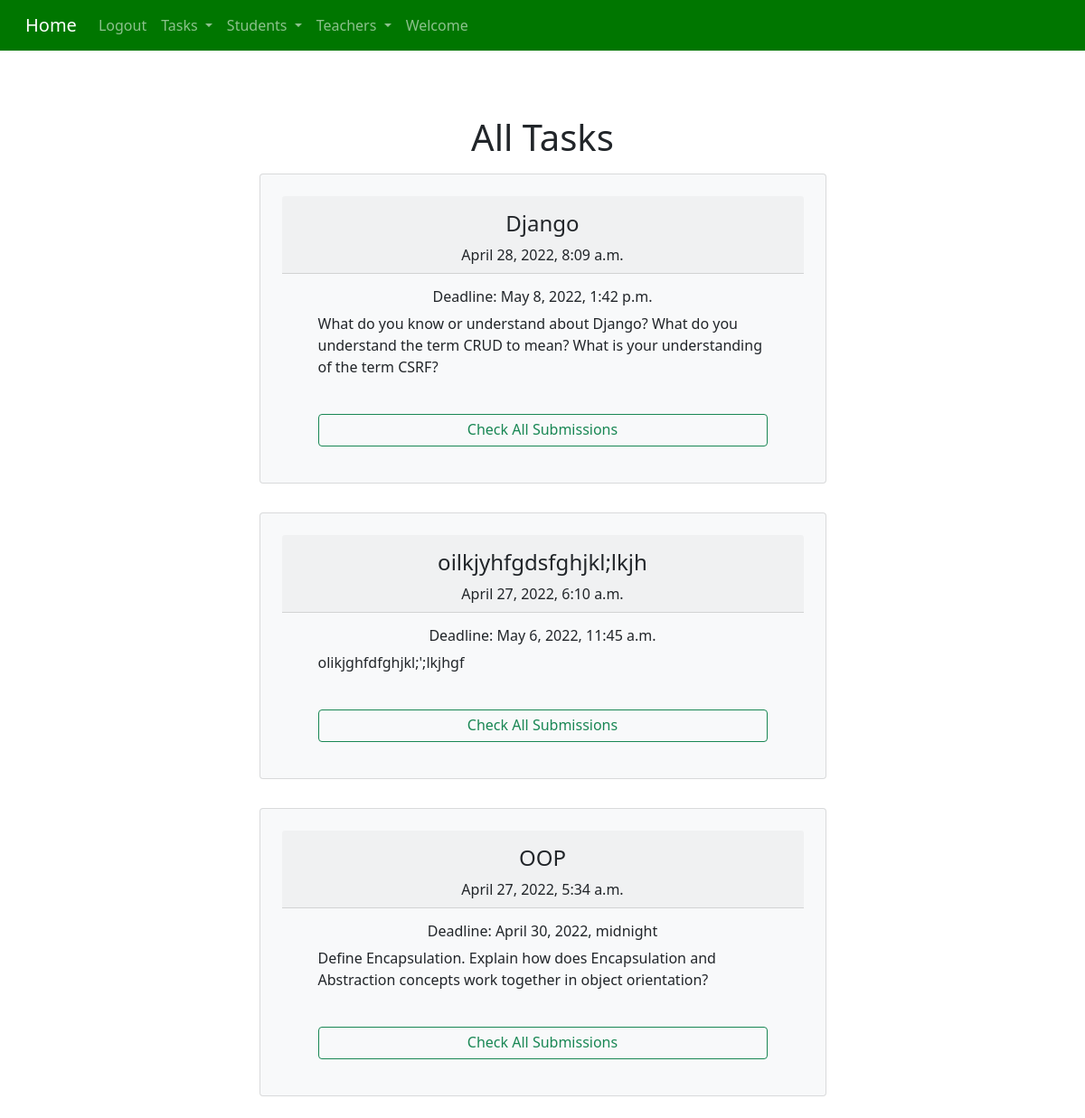
Page /view_task_admin (signed in) on the committed database.
### classroom/models.py (models this page shows, shortened)
class Assignment(models.Model):
    name = models.CharField(max_length=1000, default='')
    description = models.TextField(max_length=1000, default='')
    post_time = models.DateTimeField(auto_now_add=True)
    deadline = models.DateTimeField()
    standard = models.ForeignKey(Standard, on_delete=models.CASCADE)
    creator = models.ForeignKey(User,on_delete=models.CASCADE)

### classroom/views.py (the view)
# urls.py: path('view_task_admin', views.view_task_admin, name="view-task-admin"),
def view_task_admin(request):
    assignments = Assignment.objects.all()
    return render(request, 'view_task.html', {'assignments' : assignments})

### classroom/templates/view_task.html (shortened to what this page needs)
{% extends 'base.html' %}
{% block content %}
{% if user.is_authenticated %}
<div class="container"><div class=" text-center mt-5 ">
  <h1>All Tasks</h1>
</div>
{% for i in assignments reversed %}
<div class="row ">
  <div class="col-lg-7 mx-auto">
      <div class="card mt-2 mx-auto p-4 bg-light">
          <div class="card-header">
              <center><h4><h4>{{i.name}}</h4></h4></center>
              <center>{{i.post_time}}</center>
          </div>
          <div class="card-body bg-light">
              <div class="container">
                  <center><h6 class="card-title">Deadline: {{i.deadline }}</h6></center>
                  <p class="card-text">{{i.description }}</p>
                    {% if user.is_teacher or user.is_admin %}
                      <a href= "{% url 'view-submissions' i.id %}" class="btn  btn-outline-success btn-send pt-1 btn-block">Check All Submissions</a>
                      {% endif %}
                </div>
              </div>
          </div>
      </div>
  </div>
  {% endfor %}
{% endif %}
{% endblock %}

### rows in the picture
Assignment: name "Django", post_time "April 28, 2022, 8:09 a.m.", deadline "May 8, 2022, 1:42 p.m.", description "What do you know or understand about Django? What do you understand the term CRUD to mean? What is your understanding of the term CSRF?"
Assignment: name "oilkjyhfgdsfghjkl;lkjh", post_time "April 27, 2022, 6:10 a.m.", deadline "May 6, 2022, 11:45 a.m.", description "olikjghfdfghjkl;';lkjhgf"
Assignment: name "OOP", post_time "April 27, 2022, 5:34 a.m.", deadline "April 30, 2022, midnight", description "Define Encapsulation. Explain how does Encapsulation and Abstraction concepts work together in object orientation?"
